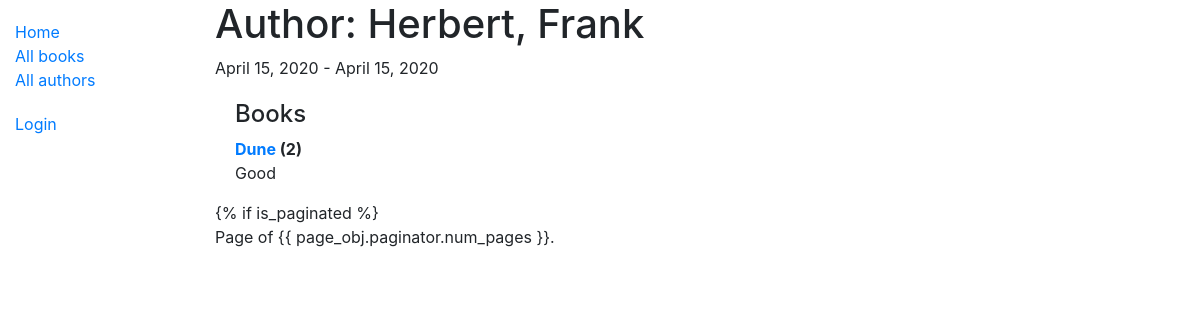
/catalog/author/3, run on the app's committed database.
### catalog/models.py (models this page shows, shortened)
class Author(models.Model):
    first_name = models.CharField(max_length=100)
    last_name = models.CharField(max_length=100)
    date_of_birth = models.DateField(null=True, blank=True)
    date_of_death = models.DateField('died', null=True, blank=True)
    class Meta:
        ordering = ['last_name', 'first_name']
    def __str__(self):
        return '{0}, {1}'.format(self.last_name, self.first_name)

class Book(models.Model):
    title = models.CharField(max_length=200)
    author = models.ForeignKey('Author', on_delete=models.SET_NULL, null=True)
    summary = models.TextField(
        max_length=1000, help_text="Enter a brief description of the book")
    isbn = models.CharField('ISBN', max_length=13,
                            help_text='13 Character <a href="https://www.isbn-international.org/content/what-isbn'
                                      '">ISBN number</a>')
    genre = models.ManyToManyField(
        Genre, help_text="Select a genre for this book")
    language = models.ForeignKey(
        'Language', on_delete=models.SET_NULL, null=True)
    def display_genre(self):
        """Creates a string for the Genre. This is required to display genre in Admin."""
        return ', '.join([genre.name for genre in self.genre.all()[:3]])
    display_genre.short_description = 'Genre'
    def __str__(self):
        return self.title

### catalog/views.py (the view)
class AuthorDetailView(generic.DetailView):
    model = Author

### catalog/templates/catalog/author_detail.html
{% extends "base_generic.html" %}
{% block content %}
<h1>Author: {{ author }} </h1>
<p>{{author.date_of_birth}} - {% if author.date_of_death %}{{author.date_of_death}}{% endif %}</p>
<div style="margin-left:20px;margin-top:20px">
<h4>Books</h4>
<dl>
{% for book in author.book_set.all %}
  <dt><a href="{% url 'book-detail' book.pk %}">{{book}}</a> ({{book.bookinstance_set.all.count}})</dt>
  <dd>{{book.summary}}</dd>
{% endfor %}
</dl>
</div>
{% endblock %}

### data on the page
Author: last_name+first_name "Herbert, Frank", date_of_birth "April 15, 2020", date_of_death "April 15, 2020"
Book: title "Dune", bookinstance_set.all.count "2", summary "Good"
